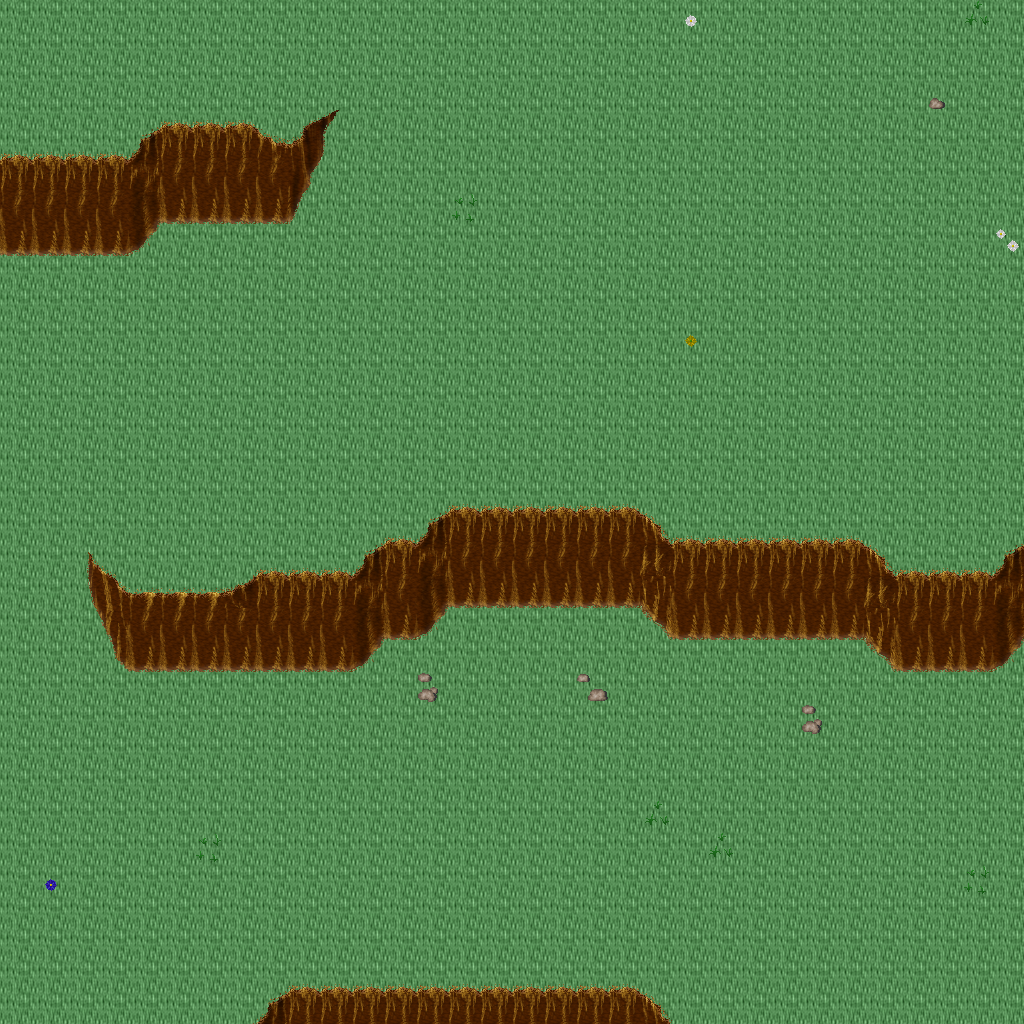

This is a level from a 2D game, rendered from its Tiled map with the project's own tilesets. A one-line summary and the map file follow, with tile-layer data summarised:
An orthogonal 32x32 tile map with 32x32 px tiles, 5 tile layers (Ground, Objects, Objects2, Above, ...), 1 hidden layer not drawn, 32 tilesets.

<map version="1.10" tiledversion="1.11.0" orientation="orthogonal" renderorder="right-down" width="32" height="32" tilewidth="32" tileheight="32" infinite="0" nextlayerid="11" nextobjectid="1">
 <tileset firstgid="1" name="ground_ground" tilewidth="32" tileheight="32" tilecount="33" columns="3">
  <image source="../drawable/ground_ground.png" width="96" height="352" />
 </tileset>
 <tileset firstgid="34" name="ground_ground_2" tilewidth="32" tileheight="32" tilecount="4" columns="4">
  <image source="../drawable/ground_ground_2.png" width="128" height="32" />
 </tileset>
 <tileset firstgid="38" name="ground_water_pool" tilewidth="32" tileheight="32" tilecount="72" columns="3">
  <image source="../drawable/ground_water_pool.png" width="96" height="768" />
 </tileset>
 <tileset firstgid="110" name="ground_ridge_earth_dark" tilewidth="32" tileheight="32" tilecount="96" columns="12">
  <image source="../drawable/ground_ridge_earth_dark.png" width="384" height="256" />
 </tileset>
 <tileset firstgid="206" name="plant_grasses" tilewidth="32" tileheight="32" tilecount="6" columns="3">
  <image source="../drawable/plant_grasses.png" width="96" height="64" />
 </tileset>
 <tileset firstgid="212" name="ground_rock_pebbles" tilewidth="32" tileheight="32" tilecount="3" columns="1">
  <image source="../drawable/ground_rock_pebbles.png" width="32" height="96" />
 </tileset>
 <tileset firstgid="215" name="plant_flower_daisy_yellow" tilewidth="32" tileheight="32" tilecount="8" columns="2">
  <image source="../drawable/plant_flower_daisy_yellow.png" width="64" height="128" />
 </tileset>
 <tileset firstgid="223" name="plant_flower_daisy_white" tilewidth="32" tileheight="32" tilecount="8" columns="2">
  <image source="../drawable/plant_flower_daisy_white.png" width="64" height="128" />
 </tileset>
 <tileset firstgid="231" name="ground_grass_edges" tilewidth="32" tileheight="32" tilecount="36" columns="12">
  <image source="../drawable/ground_grass_edges.png" width="384" height="96" />
 </tileset>
 <tileset firstgid="267" name="ground_earth_edges" tilewidth="32" tileheight="32" tilecount="18" columns="6">
  <image source="../drawable/ground_earth_edges.png" width="192" height="96" />
 </tileset>
 <tileset firstgid="285" name="ground_grass_corners" tilewidth="32" tileheight="32" tilecount="24" columns="6">
  <image source="../drawable/ground_grass_corners.png" width="192" height="128" />
 </tileset>
 <tileset firstgid="309" name="ground_square_paving" tilewidth="32" tileheight="32" tilecount="1" columns="1">
  <image source="../drawable/ground_square_paving.png" width="32" height="32" />
 </tileset>
 <tileset firstgid="310" name="plant_flower_daisy_red" tilewidth="32" tileheight="32" tilecount="8" columns="2">
  <image source="../drawable/plant_flower_daisy_red.png" width="64" height="128" />
 </tileset>
 <tileset firstgid="318" name="plant_flower_daisy_blue" tilewidth="32" tileheight="32" tilecount="8" columns="2">
  <image source="../drawable/plant_flower_daisy_blue.png" width="64" height="128" />
 </tileset>
 <tileset firstgid="326" name="plant_tree_tree_darkgreen" tilewidth="32" tileheight="32" tilecount="88" columns="8">
  <image source="../drawable/plant_tree_tree_darkgreen.png" width="256" height="352" />
 </tileset>
 <tileset firstgid="414" name="object_well" tilewidth="32" tileheight="32" tilecount="4" columns="2">
  <image source="../drawable/object_well.png" width="64" height="64" />
 </tileset>
 <tileset firstgid="418" name="plant_bush_bushes" tilewidth="32" tileheight="32" tilecount="10" columns="5">
  <image source="../drawable/plant_bush_bushes.png" width="160" height="64" />
 </tileset>
 <tileset firstgid="428" name="ground_eye" tilewidth="32" tileheight="32" tilecount="9" columns="3">
  <image source="../drawable/ground_eye.png" width="96" height="96" />
 </tileset>
 <tileset firstgid="437" name="plant_stump_rectangular" tilewidth="32" tileheight="32" tilecount="4" columns="2">
  <image source="../drawable/plant_stump_rectangular.png" width="64" height="64" />
 </tileset>
 <tileset firstgid="441" name="item_gothic_large_gravestone" tilewidth="32" tileheight="32" tilecount="9" columns="3">
  <image source="../drawable/item_gothic_large_gravestone.png" width="96" height="96" />
 </tileset>
 <tileset firstgid="450" name="logic_collision" tilewidth="32" tileheight="32" tilecount="1" columns="1">
  <image source="../drawable/logic_collision.png" width="32" height="32" />
 </tileset>
 <tileset firstgid="451" name="logic_item_herb" tilewidth="32" tileheight="32" tilecount="5" columns="5">
  <image source="../drawable/logic_item_herb.png" width="160" height="32" />
 </tileset>
 <tileset firstgid="456" name="ground_rock_rubble" tilewidth="32" tileheight="32" tilecount="9" columns="3">
  <image source="../drawable/ground_rock_rubble.png" width="96" height="96" />
 </tileset>
 <tileset firstgid="465" name="ground_rock_rocks_3" tilewidth="32" tileheight="32" tilecount="16" columns="4">
  <image source="../drawable/ground_rock_rocks_3.png" width="128" height="128" />
 </tileset>
 <tileset firstgid="481" name="ground_rock_large_boulder" tilewidth="32" tileheight="32" tilecount="9" columns="3">
  <image source="../drawable/ground_rock_large_boulder.png" width="96" height="96" />
 </tileset>
 <tileset firstgid="490" name="ground_rock_large_pebble" tilewidth="32" tileheight="32" tilecount="2" columns="2">
  <image source="../drawable/ground_rock_large_pebble.png" width="64" height="32" />
 </tileset>
 <tileset firstgid="492" name="ground_rock_rocks_2" tilewidth="32" tileheight="32" tilecount="4" columns="2">
  <image source="../drawable/ground_rock_rocks_2.png" width="64" height="64" />
 </tileset>
 <tileset firstgid="496" name="ground_green_paving" tilewidth="32" tileheight="32" tilecount="18" columns="3">
  <image source="../drawable/ground_green_paving.png" width="96" height="192" />
 </tileset>
 <tileset firstgid="514" name="logic_protection" tilewidth="32" tileheight="32" tilecount="2" columns="2">
  <image source="../drawable/logic_protection.png" width="64" height="32" />
 </tileset>
 <tileset firstgid="516" name="building_castle" tilewidth="32" tileheight="32" tilecount="320" columns="20">
  <image source="../drawable/building_castle.png" width="640" height="512" />
 </tileset>
 <tileset firstgid="836" name="logic_creature_ogre" tilewidth="32" tileheight="32" tilecount="4" columns="4">
  <image source="../drawable/logic_creature_ogre.png" width="128" height="32" />
 </tileset>
 <tileset firstgid="840" name="logic_creature_troll" tilewidth="32" tileheight="32" tilecount="4" columns="4">
  <image source="../drawable/logic_creature_troll.png" width="128" height="32" />
 </tileset>
 <layer id="1" name="Ground" width="32" height="32">
  <data>[1024 cells, 1024 non-empty, 1 distinct tile ids]</data>
 </layer>
 <layer id="2" name="Objects" width="32" height="32">
  <data>[1024 cells, 193 non-empty, 36 distinct tile ids]</data>
 </layer>
 <layer id="3" name="Objects2" width="32" height="32">
  <data>[1024 cells, 0 non-empty, 0 distinct tile ids]</data>
 </layer>
 <layer id="4" name="Above" width="32" height="32">
  <data>[1024 cells, 6 non-empty, 1 distinct tile ids]</data>
 </layer>
 <layer id="5" name="Above2" width="32" height="32">
  <data>[1024 cells, 0 non-empty, 0 distinct tile ids]</data>
 </layer>
 <layer id="6" name="Walkable" width="32" height="32" visible="0">
  <data>[1024 cells, 138 non-empty, 1 distinct tile ids]</data>
 </layer>
 <objectgroup id="7" name="Mapevents" />
 <objectgroup id="8" name="Spawn" />
 <objectgroup id="9" name="Keys" />
 <objectgroup id="10" name="Replace" />
</map>
